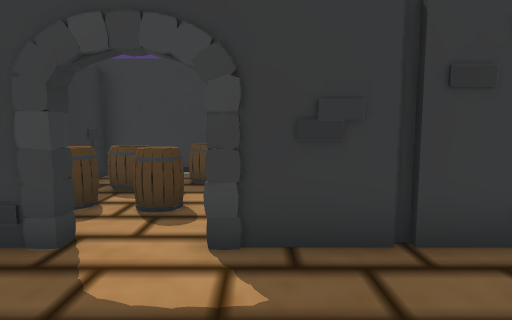
view 1 (above)

14 first-person views from a walk through a scene from a Unity 3-D project. The camera is 1.4 m above the floor, tilts 6° down and sees 75° across. The floor is counted in squares, 1 m on a side. Each view is taken from the middle of a square. On the plan, view 1 faces up. The plan holds only what a view shows up to about 15 squares ahead; the rest is blank. The place goes on beyond the plan.

view 2
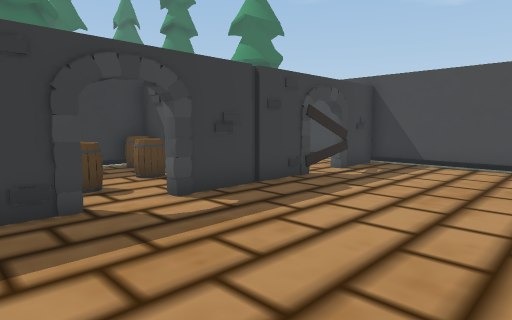

view 3
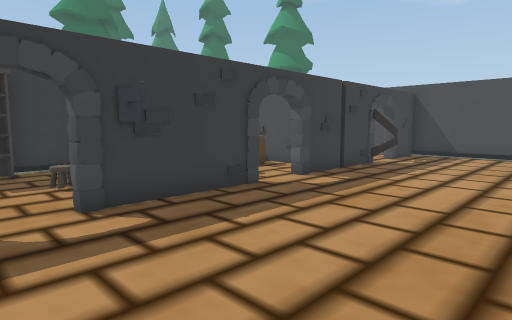

view 4
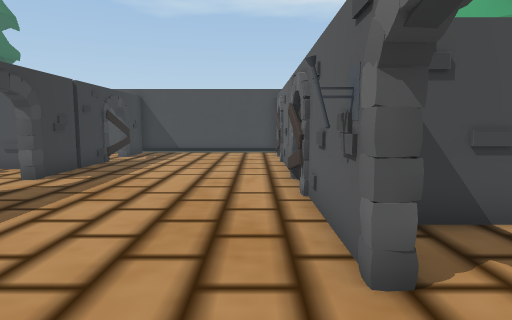

view 5
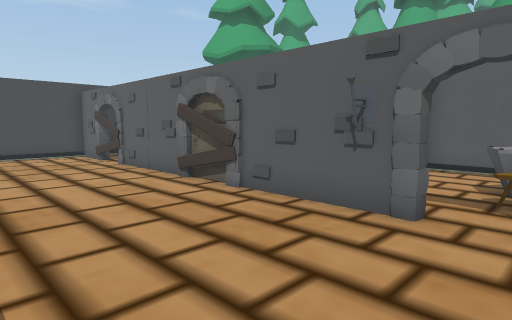

view 6
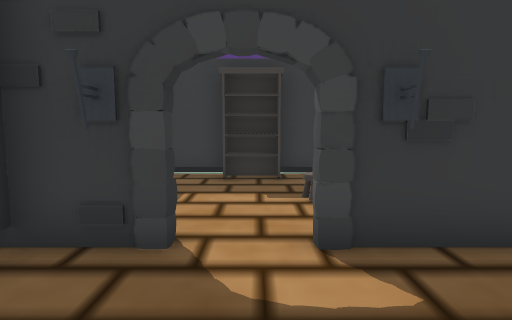

view 7
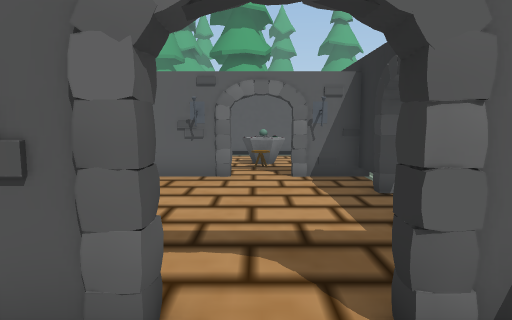

view 8
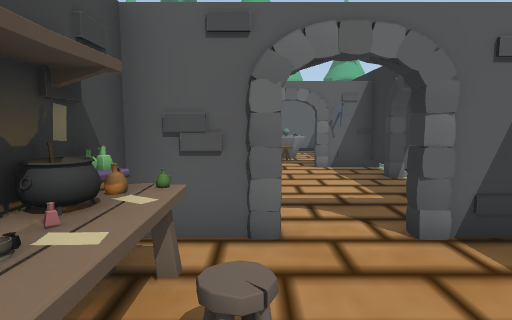

view 9
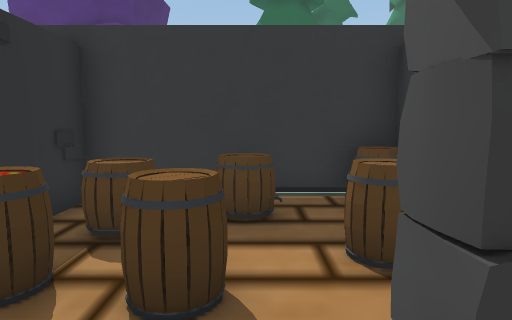

view 10
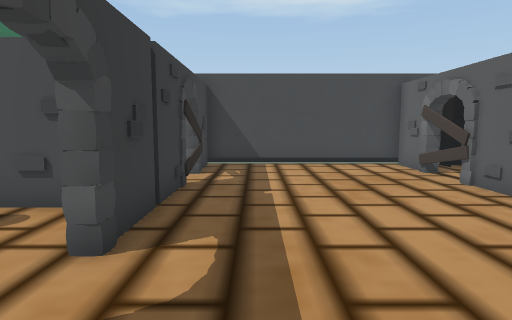

view 11
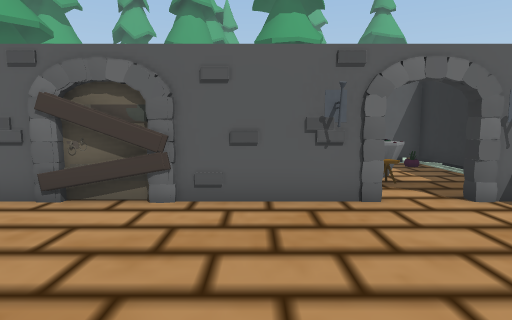

view 12
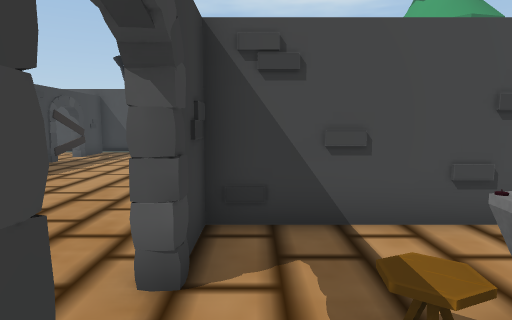

view 13
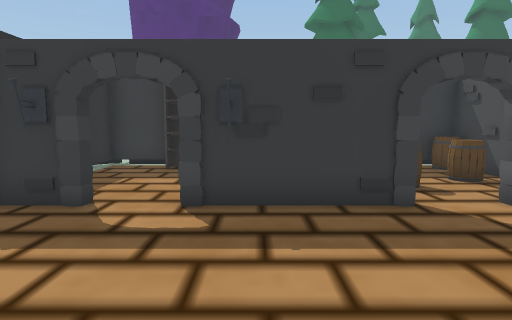

view 14
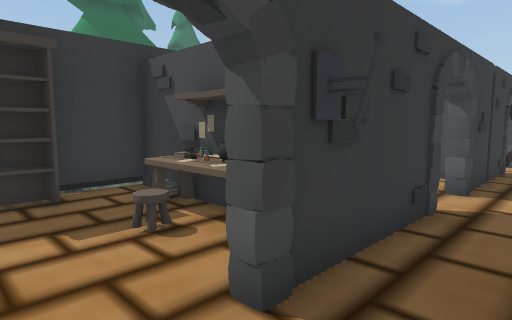

### Floor plan
Points are (right, up) in squares from view 1. A wall is a line through its corners. A room is listed if a view was taken in it or the views show most of it. See-through windows are left out.
Room 1 (views 1, 2, 3, 4, 5, 6, 7, 8, 9, 10, 11, 12, 13, 14)
walls: (-2.6, -2.9) (-0.1, -2.9); (-1.8, -2.7) (-0.2, -3); (-2.4, -2.9) (-1.8, -3); (-2.6, -3) (-1, -2.7); (-2.6, -3) (-0.1, -2.8); (-1.5, -2.7) (0, -2.9); (-1, -3.1) (-0.2, -2.9); (-2.2, 4.1) (-2.2, 3.7) (-6.3, 3.7) (-6.2, 4) (-4.4, 4) (-4.4, 9.1) (-6.4, 9.1); (-0.6, 3.7) (-0.6, 4.2); (-6.3, -3.4) (-6.3, -3); (-8.2, -2.9) (-8.2, -3.4); (-8.5, -3) (-8, -3) (-8, -3.4); (-8.5, 4) (-8, 4) (-8, 3.7) (-8.5, 3.7); (3.5, -3) (5.9, -2.8); (3.6, -3) (4.8, -2.7); (-4.4, -7.6) (-4.4, -3.4) (-6.5, -3.4) (-6.5, -3) (7.7, -3) (7.7, 3.7) (-0.6, 3.7) (-0.5, 4.1); (5.7, 3.6) (5.1, 3.7); (-7.9, 9.1) (-9.5, 9.1)
ways out: opening at (-1, 4) to room 2
objects: other object (-9, -3); other object (-9, 4); other object (-8, -6) to (-7, -5); other object (-5, 3) to (-5, 4); other object (-5, 5) to (-5, 7)
Room 2 (no view inside)
walls: (1.6, 4.5) (1.6, 9.1) (-4.1, 9.1) (-4.1, 7)
ways out: opening at (-1, 4) to room 1
objects: other object (-3, 5) to (-3, 6); other object (-3, 7) to (-2, 8); other object (-2, 5) to (-1, 6); other object (-2, 8) to (-1, 8); other object (0, 6) to (1, 7); other object (1, 8) to (1, 9)

Where each view was taken, in squares from view 1:
view 1: 0 up, 0 right, facing up
view 2: 2 down, 4 left, facing up-right
view 3: 2 down, 8 left, facing up-right
view 4: 2 down, 9 left, facing right
view 5: 2 up, 8 left, facing down-right
view 6: 0 up, 7 left, facing up
view 7: 6 up, 7 left, facing down
view 8: 8 up, 6 left, facing down
view 9: 3 up, 1 left, facing up
view 10: 2 up, 4 left, facing right
view 11: 3 up, 4 left, facing down
view 12: 4 down, 9 left, facing right
view 13: 2 down, 5 left, facing up
view 14: 2 up, 8 left, facing up-right
